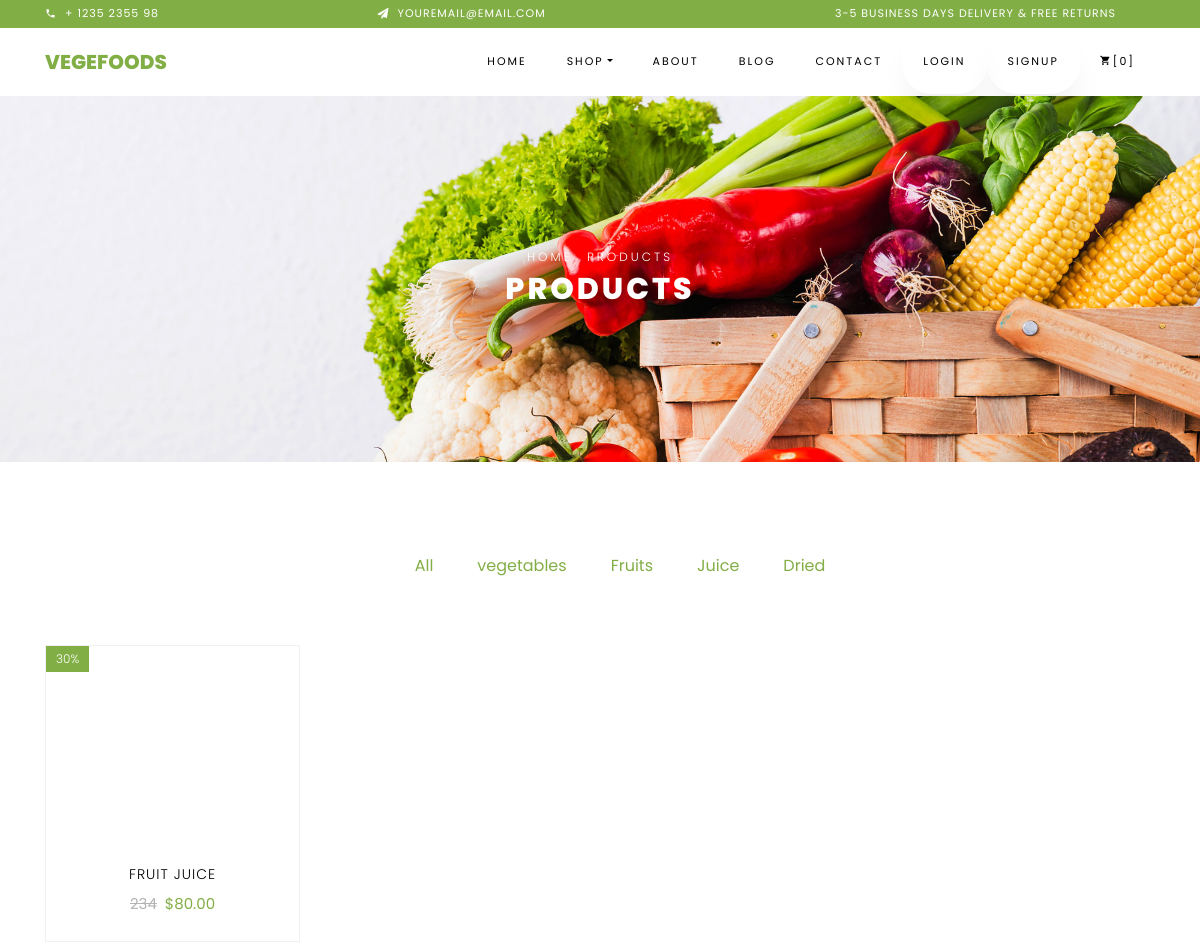
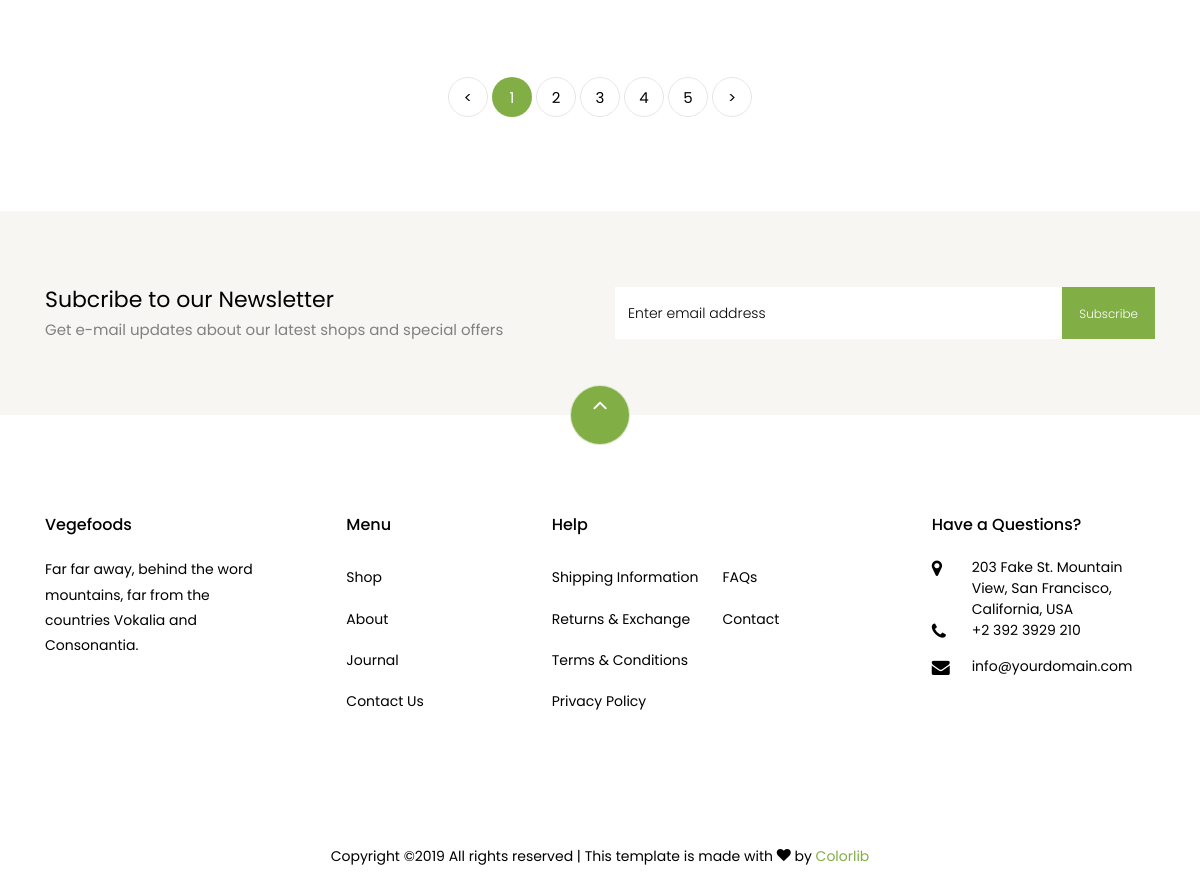
Screenshot of /cart/products/3 with the database file from the repository (2 pictures, top to bottom).
### cart/models.py (models this page shows, shortened)
class Category(models.Model):
    category_name = models.CharField(max_length=128)

class Product(models.Model):
    name = models.CharField(max_length=128)
    image=models.ImageField(null=True, blank=True, upload_to="product_images")
    price=models.IntegerField()
    category=models.ForeignKey(Category, on_delete=models.CASCADE)

### cart/views.py (the view)
# urls.py: path('products/<int:category_id>',views.display_product,name="display_product")
def display_product(request,category_id):
    all_category=Category.objects.all()
    if(category_id == 0):
         products = Product.objects.all()
         category_name='all'
    else:
         category=Category.objects.get(pk=category_id)
         products = Product.objects.filter(category=category)
         category_name = category.category_name
    context={'products':products,'all_category':all_category,'category_name':category_name}
    return render(request,'cart/shop.html',context)

### cart/templates/cart/shop.html (shortened to what this page needs)
{% load static %}
<!DOCTYPE html>
<html lang="en">
 {% include 'cart/header.html' %}
  <body class="goto-here">
    {% include "cart/navbar.html" %}
    <div class="hero-wrap hero-bread" style="background-image:url({% static 'cart/images/bg_1.jpg' %});">
      <div class="container">
        <div class="row no-gutters slider-text align-items-center justify-content-center">
          <div class="col-md-9 ftco-animate text-center">
          	<p class="breadcrumbs"><span class="mr-2"><a href="index.html">Home</a></span> <span>Products</span></p>
            <h1 class="mb-0 bread">Products</h1>
          </div>
        </div>
      </div>
    </div>
    <section class="ftco-section">
    	<div class="container">
    		<div class="row justify-content-center">
    			<div class="col-md-10 mb-5 text-center">
						{% if all_category %}
						<ul class="product-category">
								<li><a href="{% url 'cart:display_product' 0 %}#All">All</a></li>
						{% for category in all_category %}
							<li><a href="{% url 'cart:display_product' category.id %}#{{ category.category_name }}">{{ category.category_name }}</a></li>
						{% endfor %}
						</ul>
					{% else %}
						<p>No category are available.</p>
					{% endif %}
    			</div>
			</div>
			{% if products  %}
    		<div class="row" id="{{ category_name }}">
				{% for p in products %}
    			<div class="col-md-6 col-lg-3 ftco-animate " >
    				<div class="product" >
    					<a href="#" class="img-prod"><img class="img-fluid" src="{{ p.image.url }}" alt="Colorlib Template">
    						<span class="status">30%</span>
    					</a>
    					<div class="text py-3 pb-4 px-3 text-center">
    						<h3><a href="#">{{ p.name }}</a></h3>
    						<div class="d-flex">
    							<div class="pricing">
		    						<p class="price"><span class="mr-2 price-dc">{{ p.price }}</span><span class="price-sale">$80.00</span></p>
		    					</div>
	    					</div>
    					</div>
    				</div>
				</div>
				{% endfor %}
				{% else  %}
				<p>no products available</p>
    			{% endif %}
    		</div>
    		<div class="row mt-5">
          <div class="col text-center">
            <div class="block-27">
              <ul>
                <li><a href="#">&lt;</a></li>
                <li class="active"><span>1</span></li>
                <li><a href="#">2</a></li>
                <li><a href="#">3</a></li>
                <li><a href="#">4</a></li>
                <li><a href="#">5</a></li>
                <li><a href="#">&gt;</a></li>
              </ul>
            </div>
          </div>
        </div>
    	</div>
    </section>
		<section class="ftco-section ftco-no-pt ftco-no-pb py-5 bg-light">
      <div class="container py-4">
        <div class="row d-flex justify-content-center py-5">
          <div class="col-md-6">
          	<h2 style="font-size: 22px;" class="mb-0">Subcribe to our Newsletter</h2>
          	<span>Get e-mail updates about our latest shops and special offers</span>
          </div>
          <div class="col-md-6 d-flex align-items-center">
            <form action="#" class="subscribe-form">
              <div class="form-group d-flex">
                <input type="text" class="form-control" placeholder="Enter email address">
                <input type="submit" value="Subscribe" class="submit px-3">
              </div>
            </form>
          </div>
        </div>
      </div>
    </section>
    {% include "cart/footer.html" %}
  </body>
</html>

### rows the page displays
Category: category_name "vegetables"
Category: category_name "Fruits"
Category: category_name "Juice"
Category: category_name "Dried"
Product: name "FRUIT JUICE", price "234"
